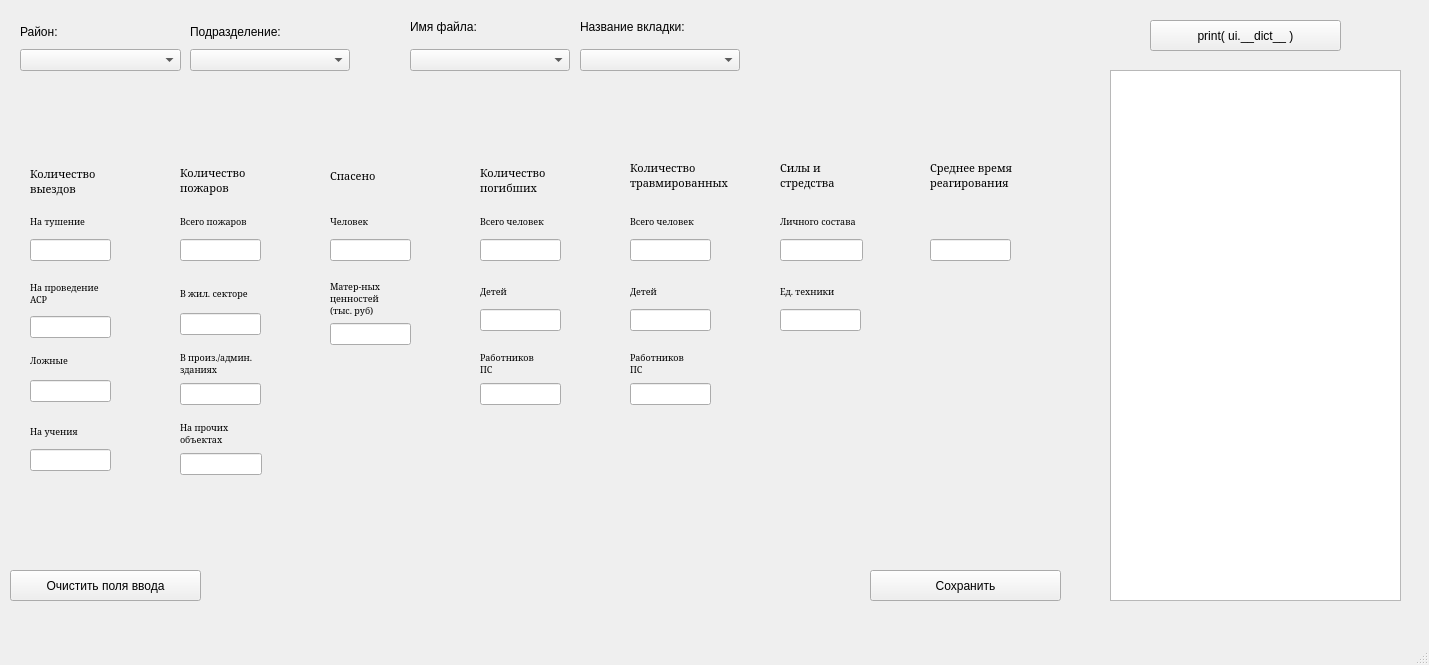
<?xml version="1.0" encoding="UTF-8"?>
<ui version="4.0">
 <class>MainWindow</class>
 <widget class="QMainWindow" name="MainWindow">
  <property name="geometry">
   <rect>
    <x>0</x>
    <y>0</y>
    <width>1429</width>
    <height>665</height>
   </rect>
  </property>
  <property name="windowTitle">
   <string>MainWindow</string>
  </property>
  <widget class="QWidget" name="centralwidget">
   <widget class="QPushButton" name="pushButton">
    <property name="geometry">
     <rect>
      <x>1150</x>
      <y>20</y>
      <width>191</width>
      <height>31</height>
     </rect>
    </property>
    <property name="text">
     <string>print( ui.__dict__ )</string>
    </property>
   </widget>
   <widget class="QPushButton" name="pushButton_2">
    <property name="geometry">
     <rect>
      <x>870</x>
      <y>570</y>
      <width>191</width>
      <height>31</height>
     </rect>
    </property>
    <property name="text">
     <string>Сохранить</string>
    </property>
   </widget>
   <widget class="QLabel" name="label_error">
    <property name="geometry">
     <rect>
      <x>230</x>
      <y>570</y>
      <width>51</width>
      <height>31</height>
     </rect>
    </property>
    <property name="autoFillBackground">
     <bool>false</bool>
    </property>
    <property name="text">
     <string>&lt;html&gt;&lt;head/&gt;&lt;body&gt;&lt;p&gt;&lt;span style=&quot; font-weight:600; color:#ef2929;&quot;/&gt;&lt;/p&gt;&lt;/body&gt;&lt;/html&gt;</string>
    </property>
   </widget>
   <widget class="QLabel" name="label_2">
    <property name="geometry">
     <rect>
      <x>30</x>
      <y>166</y>
      <width>81</width>
      <height>31</height>
     </rect>
    </property>
    <property name="font">
     <font>
      <family>Serif</family>
      <pointsize>8</pointsize>
     </font>
    </property>
    <property name="text">
     <string>Количество
выездов</string>
    </property>
   </widget>
   <widget class="QLabel" name="label_status">
    <property name="geometry">
     <rect>
      <x>20</x>
      <y>80</y>
      <width>67</width>
      <height>17</height>
     </rect>
    </property>
    <property name="text">
     <string/>
    </property>
   </widget>
   <widget class="QPushButton" name="pushButton_3">
    <property name="geometry">
     <rect>
      <x>10</x>
      <y>570</y>
      <width>191</width>
      <height>31</height>
     </rect>
    </property>
    <property name="text">
     <string>Очистить поля ввода</string>
    </property>
   </widget>
   <widget class="QWidget" name="verticalLayoutWidget">
    <property name="geometry">
     <rect>
      <x>20</x>
      <y>20</y>
      <width>161</width>
      <height>51</height>
     </rect>
    </property>
    <layout class="QVBoxLayout" name="verticalLayout">
     <item>
      <widget class="QLabel" name="label_21">
       <property name="text">
        <string>Район:</string>
       </property>
      </widget>
     </item>
     <item>
      <widget class="QComboBox" name="box_area_1"/>
     </item>
    </layout>
   </widget>
   <widget class="QWidget" name="verticalLayoutWidget_2">
    <property name="geometry">
     <rect>
      <x>190</x>
      <y>20</y>
      <width>160</width>
      <height>51</height>
     </rect>
    </property>
    <layout class="QVBoxLayout" name="verticalLayout_2">
     <item>
      <widget class="QLabel" name="label_29">
       <property name="text">
        <string>Подразделение:</string>
       </property>
      </widget>
     </item>
     <item>
      <widget class="QComboBox" name="box_point_1"/>
     </item>
    </layout>
   </widget>
   <widget class="QWidget" name="verticalLayoutWidget_3">
    <property name="geometry">
     <rect>
      <x>410</x>
      <y>20</y>
      <width>160</width>
      <height>51</height>
     </rect>
    </property>
    <layout class="QVBoxLayout" name="verticalLayout_3">
     <item>
      <widget class="QLabel" name="label_15">
       <property name="text">
        <string>Имя файла:</string>
       </property>
       <property name="alignment">
        <set>Qt::AlignLeading|Qt::AlignLeft|Qt::AlignTop</set>
       </property>
      </widget>
     </item>
     <item>
      <widget class="QComboBox" name="box_file_1"/>
     </item>
    </layout>
   </widget>
   <widget class="QWidget" name="verticalLayoutWidget_4">
    <property name="geometry">
     <rect>
      <x>580</x>
      <y>20</y>
      <width>160</width>
      <height>51</height>
     </rect>
    </property>
    <layout class="QVBoxLayout" name="verticalLayout_4">
     <item>
      <widget class="QLabel" name="label_16">
       <property name="text">
        <string>Название вкладки:</string>
       </property>
       <property name="alignment">
        <set>Qt::AlignLeading|Qt::AlignLeft|Qt::AlignTop</set>
       </property>
      </widget>
     </item>
     <item>
      <widget class="QComboBox" name="box_sheet_1"/>
     </item>
    </layout>
   </widget>
   <widget class="QWidget" name="verticalLayoutWidget_5">
    <property name="geometry">
     <rect>
      <x>30</x>
      <y>210</y>
      <width>81</width>
      <height>51</height>
     </rect>
    </property>
    <layout class="QVBoxLayout" name="verticalLayout_5">
     <item>
      <widget class="QLabel" name="label_3">
       <property name="font">
        <font>
         <family>Serif</family>
         <pointsize>7</pointsize>
        </font>
       </property>
       <property name="text">
        <string>На тушение</string>
       </property>
      </widget>
     </item>
     <item>
      <widget class="QLineEdit" name="lineEdit_2"/>
     </item>
    </layout>
   </widget>
   <widget class="QWidget" name="verticalLayoutWidget_6">
    <property name="geometry">
     <rect>
      <x>30</x>
      <y>277</y>
      <width>81</width>
      <height>61</height>
     </rect>
    </property>
    <layout class="QVBoxLayout" name="verticalLayout_6">
     <item>
      <widget class="QLabel" name="label_4">
       <property name="font">
        <font>
         <family>Serif</family>
         <pointsize>7</pointsize>
        </font>
       </property>
       <property name="text">
        <string>На проведение
АСР</string>
       </property>
      </widget>
     </item>
     <item>
      <widget class="QLineEdit" name="lineEdit_3"/>
     </item>
    </layout>
   </widget>
   <widget class="QWidget" name="verticalLayoutWidget_7">
    <property name="geometry">
     <rect>
      <x>30</x>
      <y>347</y>
      <width>81</width>
      <height>55</height>
     </rect>
    </property>
    <layout class="QVBoxLayout" name="verticalLayout_7">
     <item>
      <widget class="QLabel" name="label_5">
       <property name="font">
        <font>
         <family>Serif</family>
         <pointsize>7</pointsize>
        </font>
       </property>
       <property name="text">
        <string>Ложные</string>
       </property>
      </widget>
     </item>
     <item>
      <widget class="QLineEdit" name="lineEdit_4"/>
     </item>
    </layout>
   </widget>
   <widget class="QWidget" name="verticalLayoutWidget_8">
    <property name="geometry">
     <rect>
      <x>30</x>
      <y>420</y>
      <width>81</width>
      <height>51</height>
     </rect>
    </property>
    <layout class="QVBoxLayout" name="verticalLayout_8">
     <item>
      <widget class="QLabel" name="label_6">
       <property name="font">
        <font>
         <family>Serif</family>
         <pointsize>7</pointsize>
        </font>
       </property>
       <property name="text">
        <string>На учения</string>
       </property>
      </widget>
     </item>
     <item>
      <widget class="QLineEdit" name="lineEdit_5"/>
     </item>
    </layout>
   </widget>
   <widget class="QWidget" name="verticalLayoutWidget_9">
    <property name="geometry">
     <rect>
      <x>180</x>
      <y>210</y>
      <width>81</width>
      <height>51</height>
     </rect>
    </property>
    <layout class="QVBoxLayout" name="verticalLayout_11">
     <item>
      <widget class="QLabel" name="label_7">
       <property name="font">
        <font>
         <family>Serif</family>
         <pointsize>7</pointsize>
        </font>
       </property>
       <property name="text">
        <string>Всего пожаров</string>
       </property>
      </widget>
     </item>
     <item>
      <widget class="QLineEdit" name="lineEdit_6"/>
     </item>
    </layout>
   </widget>
   <widget class="QWidget" name="verticalLayoutWidget_10">
    <property name="geometry">
     <rect>
      <x>180</x>
      <y>280</y>
      <width>81</width>
      <height>55</height>
     </rect>
    </property>
    <layout class="QVBoxLayout" name="verticalLayout_17">
     <item>
      <widget class="QLabel" name="label_9">
       <property name="font">
        <font>
         <family>Serif</family>
         <pointsize>7</pointsize>
        </font>
       </property>
       <property name="text">
        <string>В жил. секторе</string>
       </property>
      </widget>
     </item>
     <item>
      <widget class="QLineEdit" name="lineEdit_7"/>
     </item>
    </layout>
   </widget>
   <widget class="QWidget" name="verticalLayoutWidget_11">
    <property name="geometry">
     <rect>
      <x>180</x>
      <y>350</y>
      <width>81</width>
      <height>55</height>
     </rect>
    </property>
    <layout class="QVBoxLayout" name="verticalLayout_18">
     <item>
      <widget class="QLabel" name="label_10">
       <property name="font">
        <font>
         <family>Serif</family>
         <pointsize>7</pointsize>
        </font>
       </property>
       <property name="text">
        <string>В произ./админ.
зданиях</string>
       </property>
      </widget>
     </item>
     <item>
      <widget class="QLineEdit" name="lineEdit_8"/>
     </item>
    </layout>
   </widget>
   <widget class="QWidget" name="verticalLayoutWidget_12">
    <property name="geometry">
     <rect>
      <x>180</x>
      <y>420</y>
      <width>82</width>
      <height>55</height>
     </rect>
    </property>
    <layout class="QVBoxLayout" name="verticalLayout_19">
     <item>
      <widget class="QLabel" name="label_11">
       <property name="font">
        <font>
         <family>Serif</family>
         <pointsize>7</pointsize>
        </font>
       </property>
       <property name="text">
        <string>На прочих
объектах</string>
       </property>
      </widget>
     </item>
     <item>
      <widget class="QLineEdit" name="lineEdit_9"/>
     </item>
    </layout>
   </widget>
   <widget class="QWidget" name="verticalLayoutWidget_13">
    <property name="geometry">
     <rect>
      <x>330</x>
      <y>210</y>
      <width>81</width>
      <height>51</height>
     </rect>
    </property>
    <layout class="QVBoxLayout" name="verticalLayout_20">
     <item>
      <widget class="QLabel" name="label_12">
       <property name="font">
        <font>
         <family>Serif</family>
         <pointsize>7</pointsize>
        </font>
       </property>
       <property name="text">
        <string>Человек</string>
       </property>
      </widget>
     </item>
     <item>
      <widget class="QLineEdit" name="lineEdit_10"/>
     </item>
    </layout>
   </widget>
   <widget class="QWidget" name="verticalLayoutWidget_14">
    <property name="geometry">
     <rect>
      <x>330</x>
      <y>280</y>
      <width>81</width>
      <height>65</height>
     </rect>
    </property>
    <layout class="QVBoxLayout" name="verticalLayout_21">
     <item>
      <widget class="QLabel" name="label_13">
       <property name="font">
        <font>
         <family>Serif</family>
         <pointsize>7</pointsize>
        </font>
       </property>
       <property name="text">
        <string>Матер-ных
ценностей
(тыс. руб)</string>
       </property>
      </widget>
     </item>
     <item>
      <widget class="QLineEdit" name="lineEdit_11"/>
     </item>
    </layout>
   </widget>
   <widget class="QWidget" name="verticalLayoutWidget_15">
    <property name="geometry">
     <rect>
      <x>480</x>
      <y>210</y>
      <width>81</width>
      <height>51</height>
     </rect>
    </property>
    <layout class="QVBoxLayout" name="verticalLayout_22">
     <item>
      <widget class="QLabel" name="label_17">
       <property name="font">
        <font>
         <family>Serif</family>
         <pointsize>7</pointsize>
        </font>
       </property>
       <property name="text">
        <string>Всего человек</string>
       </property>
      </widget>
     </item>
     <item>
      <widget class="QLineEdit" name="lineEdit_12"/>
     </item>
    </layout>
   </widget>
   <widget class="QLabel" name="label_8">
    <property name="geometry">
     <rect>
      <x>180</x>
      <y>165</y>
      <width>81</width>
      <height>31</height>
     </rect>
    </property>
    <property name="font">
     <font>
      <family>Serif</family>
      <pointsize>8</pointsize>
     </font>
    </property>
    <property name="text">
     <string>Количество
пожаров</string>
    </property>
   </widget>
   <widget class="QWidget" name="verticalLayoutWidget_16">
    <property name="geometry">
     <rect>
      <x>480</x>
      <y>280</y>
      <width>81</width>
      <height>51</height>
     </rect>
    </property>
    <layout class="QVBoxLayout" name="verticalLayout_23">
     <item>
      <widget class="QLabel" name="label_18">
       <property name="font">
        <font>
         <family>Serif</family>
         <pointsize>7</pointsize>
        </font>
       </property>
       <property name="text">
        <string>Детей</string>
       </property>
      </widget>
     </item>
     <item>
      <widget class="QLineEdit" name="lineEdit_13"/>
     </item>
    </layout>
   </widget>
   <widget class="QWidget" name="verticalLayoutWidget_17">
    <property name="geometry">
     <rect>
      <x>480</x>
      <y>350</y>
      <width>81</width>
      <height>55</height>
     </rect>
    </property>
    <layout class="QVBoxLayout" name="verticalLayout_24">
     <item>
      <widget class="QLabel" name="label_19">
       <property name="font">
        <font>
         <family>Serif</family>
         <pointsize>7</pointsize>
        </font>
       </property>
       <property name="text">
        <string>Работников
ПС</string>
       </property>
      </widget>
     </item>
     <item>
      <widget class="QLineEdit" name="lineEdit_14"/>
     </item>
    </layout>
   </widget>
   <widget class="QWidget" name="verticalLayoutWidget_18">
    <property name="geometry">
     <rect>
      <x>630</x>
      <y>210</y>
      <width>81</width>
      <height>51</height>
     </rect>
    </property>
    <layout class="QVBoxLayout" name="verticalLayout_25">
     <item>
      <widget class="QLabel" name="label_20">
       <property name="font">
        <font>
         <family>Serif</family>
         <pointsize>7</pointsize>
        </font>
       </property>
       <property name="text">
        <string>Всего человек</string>
       </property>
      </widget>
     </item>
     <item>
      <widget class="QLineEdit" name="lineEdit_15"/>
     </item>
    </layout>
   </widget>
   <widget class="QWidget" name="verticalLayoutWidget_19">
    <property name="geometry">
     <rect>
      <x>630</x>
      <y>280</y>
      <width>81</width>
      <height>51</height>
     </rect>
    </property>
    <layout class="QVBoxLayout" name="verticalLayout_26">
     <item>
      <widget class="QLabel" name="label_22">
       <property name="font">
        <font>
         <family>Serif</family>
         <pointsize>7</pointsize>
        </font>
       </property>
       <property name="text">
        <string>Детей</string>
       </property>
      </widget>
     </item>
     <item>
      <widget class="QLineEdit" name="lineEdit_16"/>
     </item>
    </layout>
   </widget>
   <widget class="QLabel" name="label_14">
    <property name="geometry">
     <rect>
      <x>330</x>
      <y>160</y>
      <width>81</width>
      <height>31</height>
     </rect>
    </property>
    <property name="font">
     <font>
      <family>Serif</family>
      <pointsize>8</pointsize>
     </font>
    </property>
    <property name="text">
     <string>Спасено</string>
    </property>
   </widget>
   <widget class="QLabel" name="label_26">
    <property name="geometry">
     <rect>
      <x>480</x>
      <y>165</y>
      <width>81</width>
      <height>31</height>
     </rect>
    </property>
    <property name="font">
     <font>
      <family>Serif</family>
      <pointsize>8</pointsize>
     </font>
    </property>
    <property name="text">
     <string>Количество
погибших</string>
    </property>
   </widget>
   <widget class="QLabel" name="label_27">
    <property name="geometry">
     <rect>
      <x>630</x>
      <y>160</y>
      <width>111</width>
      <height>31</height>
     </rect>
    </property>
    <property name="font">
     <font>
      <family>Serif</family>
      <pointsize>8</pointsize>
     </font>
    </property>
    <property name="text">
     <string>Количество
травмированных</string>
    </property>
   </widget>
   <widget class="QLabel" name="label_28">
    <property name="geometry">
     <rect>
      <x>780</x>
      <y>160</y>
      <width>81</width>
      <height>31</height>
     </rect>
    </property>
    <property name="font">
     <font>
      <family>Serif</family>
      <pointsize>8</pointsize>
     </font>
    </property>
    <property name="text">
     <string>Силы и
стредства</string>
    </property>
   </widget>
   <widget class="QWidget" name="verticalLayoutWidget_20">
    <property name="geometry">
     <rect>
      <x>630</x>
      <y>350</y>
      <width>81</width>
      <height>55</height>
     </rect>
    </property>
    <layout class="QVBoxLayout" name="verticalLayout_27">
     <item>
      <widget class="QLabel" name="label_23">
       <property name="font">
        <font>
         <family>Serif</family>
         <pointsize>7</pointsize>
        </font>
       </property>
       <property name="text">
        <string>Работников
ПС</string>
       </property>
      </widget>
     </item>
     <item>
      <widget class="QLineEdit" name="lineEdit_17"/>
     </item>
    </layout>
   </widget>
   <widget class="QWidget" name="verticalLayoutWidget_21">
    <property name="geometry">
     <rect>
      <x>780</x>
      <y>210</y>
      <width>83</width>
      <height>51</height>
     </rect>
    </property>
    <layout class="QVBoxLayout" name="verticalLayout_28">
     <item>
      <widget class="QLabel" name="label_24">
       <property name="font">
        <font>
         <family>Serif</family>
         <pointsize>7</pointsize>
        </font>
       </property>
       <property name="text">
        <string>Личного состава</string>
       </property>
      </widget>
     </item>
     <item>
      <widget class="QLineEdit" name="lineEdit_18"/>
     </item>
    </layout>
   </widget>
   <widget class="QWidget" name="verticalLayoutWidget_22">
    <property name="geometry">
     <rect>
      <x>780</x>
      <y>280</y>
      <width>81</width>
      <height>51</height>
     </rect>
    </property>
    <layout class="QVBoxLayout" name="verticalLayout_29">
     <item>
      <widget class="QLabel" name="label_25">
       <property name="font">
        <font>
         <family>Serif</family>
         <pointsize>7</pointsize>
        </font>
       </property>
       <property name="text">
        <string>Ед. техники</string>
       </property>
      </widget>
     </item>
     <item>
      <widget class="QLineEdit" name="lineEdit_19"/>
     </item>
    </layout>
   </widget>
   <widget class="QWidget" name="verticalLayoutWidget_23">
    <property name="geometry">
     <rect>
      <x>930</x>
      <y>210</y>
      <width>81</width>
      <height>51</height>
     </rect>
    </property>
    <layout class="QVBoxLayout" name="verticalLayout_30">
     <item>
      <widget class="QLabel" name="label_30">
       <property name="font">
        <font>
         <family>Serif</family>
         <pointsize>7</pointsize>
        </font>
       </property>
       <property name="text">
        <string> </string>
       </property>
      </widget>
     </item>
     <item>
      <widget class="QLineEdit" name="lineEdit_20"/>
     </item>
    </layout>
   </widget>
   <widget class="QLabel" name="label_31">
    <property name="geometry">
     <rect>
      <x>930</x>
      <y>160</y>
      <width>111</width>
      <height>31</height>
     </rect>
    </property>
    <property name="font">
     <font>
      <family>Serif</family>
      <pointsize>8</pointsize>
     </font>
    </property>
    <property name="text">
     <string>Среднее время
реагирования</string>
    </property>
   </widget>
   <widget class="QListView" name="listView">
    <property name="geometry">
     <rect>
      <x>1110</x>
      <y>70</y>
      <width>291</width>
      <height>531</height>
     </rect>
    </property>
   </widget>
  </widget>
  <widget class="QStatusBar" name="statusbar"/>
 </widget>
 <resources/>
 <connections/>
</ui>
